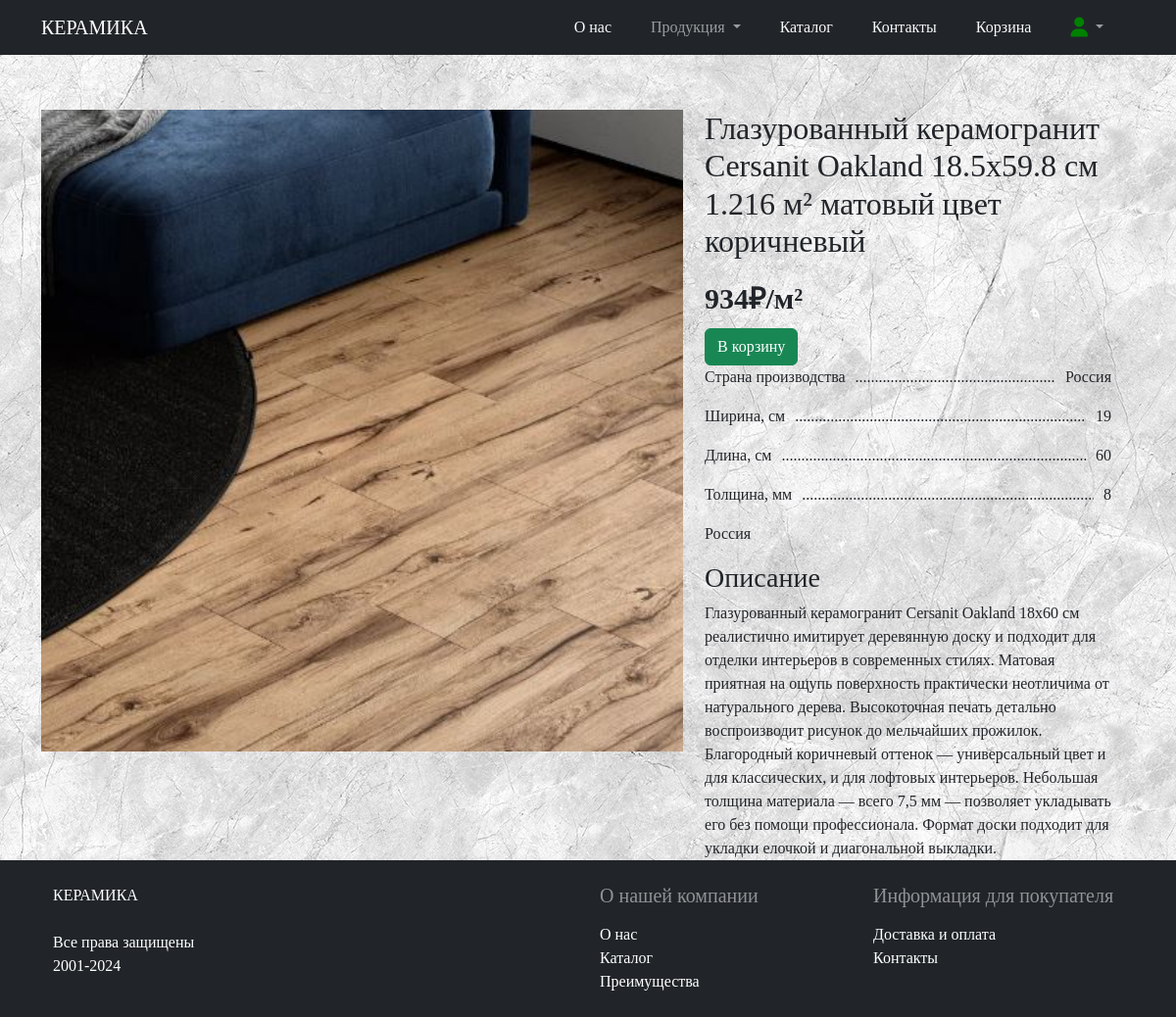
Page /card.php?id=6 (signed in) on the committed database.
### tables this page shows
CREATE TABLE `product` (
  `ID` int(11) NOT NULL,
  `Наименование` varchar(100) NOT NULL,
  `id_categories` int(11) NOT NULL,
  `Описание` varchar(5000) NOT NULL,
  `Цена` varchar(50) NOT NULL,
  `Страна производства` varchar(25) NOT NULL,
  `Ширина` int(11) DEFAULT NULL,
  `Длина` int(11) DEFAULT NULL,
  `Толщина` int(11) DEFAULT NULL,
  `Вес` varchar(20) DEFAULT NULL,
  `Фото главное` varchar(255) NOT NULL
);

### card.php (the view, shortened to what this page needs)
<!DOCTYPE html>
<html lang="en">
<head>
    <link href="https://cdn.jsdelivr.net/npm/bootstrap@5.3.1/dist/css/bootstrap.min.css" rel="stylesheet"
>
   <link rel="stylesheet" href="style.css">
   <link rel="stylesheet" href="https://cdnjs.cloudflare.com/ajax/libs/font-awesome/6.5.1/css/all.min.css">
</head>
<body>
<?include "header.php"?>
<div class="container mt-5 contan">
<div class="row">
<?php
if($_GET)
{
        $id = $_GET['id'];
        $db = dbconn();
            $query = $db->query("SELECT * FROM `product` WHERE `id`='$id'");
            while($row=$query->fetch_assoc())
            {
            ?>
            <form method="post" class="row  gy-1" enctype="multipart/form-data">
            <div class="afisha">
            <div class="cardbox_img" name="product_image"> <img src="<?=$row['Фото главное']?>" class="jpg_cat" alt=""></div>
            <div class="cardbox_text">
            <div class="mb-3" name="product_name"><h2><?echo $row['Наименование'].'<br>';?></h2></div>
              <div class="small_box">
                <div class="text_pricecard"> <?echo $row['Цена'].'<br>';?></div>
     <div><input type="submit" class="btn btn-success mt-2" value="В корзину" name="bask"></div>
              </div>
              <div class="book">
                 <p><span>Страна производства</span><span><?echo $row['Страна производства'].'<br>';?></span></p>
                 <?
                 if (!empty($row['Ширина'])){ ?>
                 <p><span>Ширина, см</span><span><?echo $row['Ширина'].'<br>';?></span></p> <?}?>
                 <?
                 if (!empty($row['Длина'])){ ?>
                 <p><span>Длина, см</span><span><?echo $row['Длина'].'<br>';?></span></p> <?}?>
                 <?
                 if (!empty($row['Толщина'])){ ?>
                 <p><span>Толщина, мм</span><span><?echo $row['Толщина'].'<br>';?></span></p> <?}?>
              </div>
              <div > <?echo $row['Страна производства'].'<br>';?></div>
              <div class="mt-3" >
                <div class="name_small mb-2"><h3>Описание</h3></div>
               <?echo $row['Описание'].'<br>';?></div>
            </div>
            </div>
                 </form>
            <?
            }
        }
?>
</div>
</div>
<?include "footer.php"?>
</body>
</html>

### style.css (style rules this page uses)
body { background: url('/фото/фон2.jpg') ; font-family: Georgia, 'Times New Roman', Times, serif; }
.jpg_cat { width: 100%; object-fit: cover; aspect-ratio: 1/1; }
.text_pricecard { font-weight: 700; font-size: 30px; }
.afisha { display: flex; flex-wrap: wrap; justify-content: space-between; row-gap: 25px; }
.cardbox_img { width: 60%; }
.cardbox_text { width: 38%; }
.book { width: 100%; }
p { overflow: hidden; }
p:after { content:'.........................................................................................................'; display: block; white-space: nowrap; overflow: hidden; }
p span:first-of-type { float:left; margin-right: 10px; }
p span:last-of-type { float:right; margin-left: 10px; }
.contan { min-height: calc(100vh - 200px); }

### rows in the picture
product: Фото главное (picture), Наименование "Глазурованный керамогранит Cersanit Oakland 18.5x59.8 см 1.216 м² матовый цвет коричневый", Цена "934₽/м²", Страна производства "Россия", Ширина "19", Длина "60", Толщина "8", Описание "Глазурованный керамогранит Cersanit Oakland 18х60 см реалистично имитирует деревянную доску и подходит для отделки интерьеров в современных стилях. Матовая приятная на ощупь поверхность практически неотличима от натурального дерева. Высокоточная печать детально воспроизводит рисунок до мельчайших прожилок. Благородный коричневый оттенок — универсальный цвет и для классических, и для лофтовых интерьеров. Небольшая толщина материала — всего 7,5 мм — позволяет укладывать его без помощи профессионала. Формат доски подходит для укладки елочкой и диагональной выкладки."
